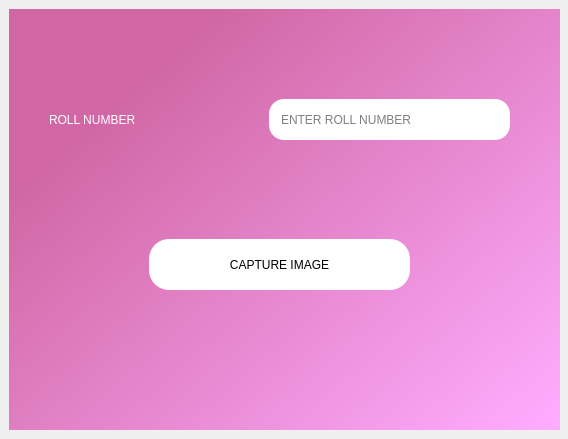
<?xml version="1.0" encoding="UTF-8"?>
<ui version="4.0">
 <class>Dialog</class>
 <widget class="QDialog" name="Dialog">
  <property name="geometry">
   <rect>
    <x>0</x>
    <y>0</y>
    <width>568</width>
    <height>439</height>
   </rect>
  </property>
  <property name="windowTitle">
   <string>Dialog</string>
  </property>
  <widget class="QWidget" name="widget" native="true">
   <property name="geometry">
    <rect>
     <x>9</x>
     <y>9</y>
     <width>551</width>
     <height>421</height>
    </rect>
   </property>
   <property name="styleSheet">
    <string notr="true">QWidget#widget{
background-color:qlineargradient(spread:pad, x1:0.168, y1:0.267, x2:0.995, y2:0.983, stop:0 rgba(209, 104, 165, 255), stop:1 rgba(255, 172, 255, 255))}</string>
   </property>
   <widget class="QLabel" name="rollLabel">
    <property name="geometry">
     <rect>
      <x>40</x>
      <y>80</y>
      <width>181</width>
      <height>61</height>
     </rect>
    </property>
    <property name="styleSheet">
     <string notr="true">font: 16pt &quot;MS Shell Dlg 2&quot;;
color:rgb(255, 255, 255);</string>
    </property>
    <property name="text">
     <string>ROLL NUMBER</string>
    </property>
   </widget>
   <widget class="QLineEdit" name="rollInput">
    <property name="geometry">
     <rect>
      <x>260</x>
      <y>90</y>
      <width>241</width>
      <height>41</height>
     </rect>
    </property>
    <property name="styleSheet">
     <string notr="true">QLineEdit{
color:rgb(0, 0, 0);
	font: 12pt &quot;MS Shell Dlg 2&quot;;
border-radius: 15px;
padding:10px
}</string>
    </property>
    <property name="placeholderText">
     <string>ENTER ROLL NUMBER</string>
    </property>
    <property name="clearButtonEnabled">
     <bool>true</bool>
    </property>
   </widget>
   <widget class="QLabel" name="errorLab">
    <property name="geometry">
     <rect>
      <x>280</x>
      <y>150</y>
      <width>201</width>
      <height>20</height>
     </rect>
    </property>
    <property name="styleSheet">
     <string notr="true">color:rgb(255, 0, 0);
font: 10pt &quot;MS Shell Dlg 2&quot;;</string>
    </property>
    <property name="text">
     <string/>
    </property>
   </widget>
   <widget class="QPushButton" name="capImgBtn">
    <property name="geometry">
     <rect>
      <x>140</x>
      <y>230</y>
      <width>261</width>
      <height>51</height>
     </rect>
    </property>
    <property name="styleSheet">
     <string notr="true">QPushButton{
border-radius:20px;
background-color:rgb(255, 255, 255);
	font: 14pt &quot;MS Shell Dlg 2&quot;;
color:rgb(0, 0, 0)
}
QPushButton:hover{
color:rgb(255, 255, 255);
background-color:rgb(0, 0, 0)
}</string>
    </property>
    <property name="text">
     <string>CAPTURE IMAGE</string>
    </property>
   </widget>
  </widget>
 </widget>
 <resources/>
 <connections/>
</ui>
